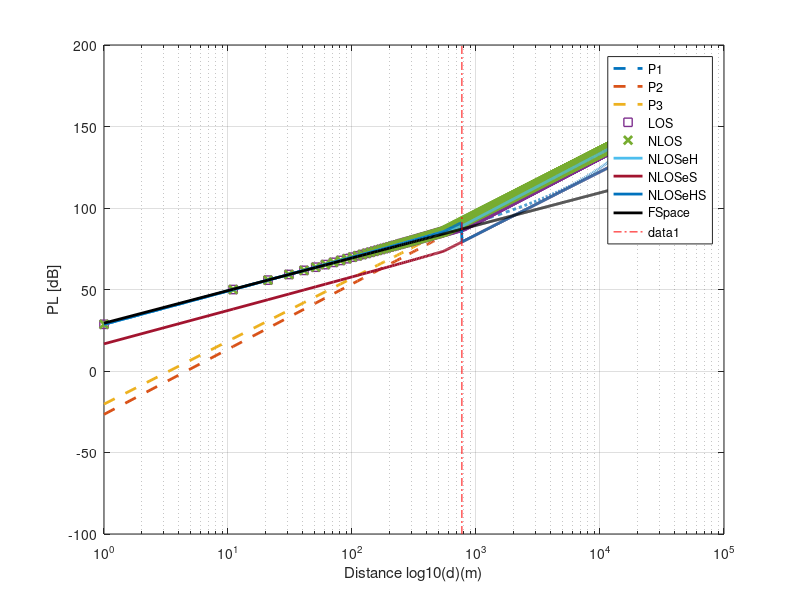
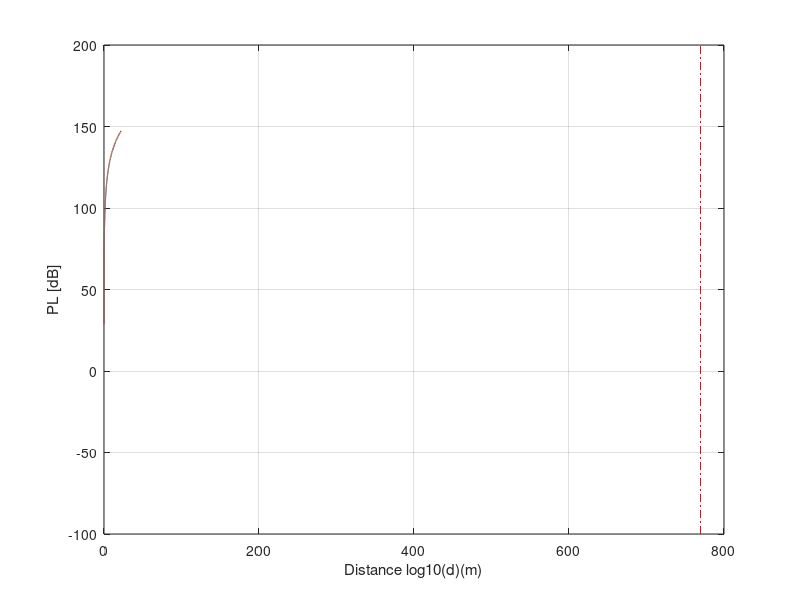

The MATLAB script that drew these images, in order:
drange=1:10:22000;
fGHz=0.700;
 
 
%%% Constants
rmaH=5; % Avg Building heights
hBS=35;
hUT=1.5; % UT height
C=3e8;
dBP=2*pi*hBS*hUT*fGHz*1e9/C;


C1 = min(0.03*(rmaH^ 1.72), 10);
C2 = min(0.044*(rmaH^ 1.72), 14.77);
C3 = 0.002 * log10(rmaH);
W=20;
%%% nlos constansts
C4=161.04-7.1*log10(W)+7.5*log10(rmaH);
C5=-(24.37-3.7*(rmaH/hBS)^2)*log10(hBS);
C6=(43.42-3.1*log10(hBS));
C7=20*log10(fGHz)-(3.2*log10(11.75*hUT))^2-4.97;

%%% Evalate P1
indx=1;
P1=[];
P2=[];
LOS=[];
NLOS=[];
NLOSeH=[];
NLOSeS=[];
NLOSeHS=[];
FS=[];

%Fixed pre-calculation of P1(dBP) for use in P2
d3D = sqrt (dBP^2 + (hBS-hUT)^2);
P1_dBP=20*log10(40*pi*d3D*fGHz/3)+C1*log10(d3D)-C2+C3*d3D;

for d=drange
    FS(indx)= 20*log10(d) + 20*log10(fGHz)+32.45;
    P1(indx)=20*log10(40*pi*d*fGHz/3)+C1*log10(d)-C2+C3*d;
    
    P2(indx)=P1_dBP+40*log10(d/dBP);
    
    P3(indx)=C4+C5+C6*(log10(d)-3)+C7;
    
    if d<dBP
        LOS(indx)=P1(indx);
    else
        LOS(indx)=P2(indx);
    end
    
    NLOS(indx)=max(LOS(indx),P3(indx));
    NLOSeH(indx)=max(LOS(indx),P3(indx)-12);
 NLOSeS(indx)=max(LOS(indx),P3(indx))-12;
   if d<dBP
       NLOSeHS(indx)=NLOS(indx);
   else
       NLOSeHS(indx)=NLOSeS(indx);
    end
 
    indx=indx+1;
end
bpline=[dBP,-100;dBP,200];

figure;
semilogx(drange ,P1,'LineStyle','--','LineWidth',2)  % d Normalized to 1km
hold all
semilogx(drange,P2,'LineStyle','--','LineWidth',2)  % d Normalized to 1km
semilogx(drange ,P3,'LineStyle','--','LineWidth',2)  % d Normalized to 1km

semilogx(drange ,LOS,'s','LineWidth',1)  % d Normalized to 1km
semilogx(drange ,NLOS,'x','LineWidth',2)  % d Normalized to 1km
semilogx(drange ,NLOSeH,'LineWidth',2)  % d Normalized to 1km
semilogx(drange ,NLOSeS,'LineWidth',2)  % d Normalized to 1km
semilogx(drange ,NLOSeHS,'LineWidth',2)  % d Normalized to 1km
semilogx(drange ,FS,'k','LineWidth',2);
grid on;


legend('P1','P2','P3','LOS','NLOS','NLOSeH','NLOSeS','NLOSeHS','FSpace');
h=line(bpline(:,1),bpline(:,2));
set(h,'Color',[1,0,0])
set(h,'LineStyle','-.');
ylabel('PL [dB]')
xlabel('Distance log10(d)(m)')



figure;

bpline=[dBP,-100;dBP,200];
plot(drange/1000 ,LOS)  % d Normalized to 1km
hold all
grid on
plot(drange/1000 ,NLOS)  % d Normalized to 1km
h=line(bpline(:,1),bpline(:,2));
set(h,'Color',[1,0,0])
set(h,'LineStyle','-.');
ylabel('PL [dB]')
xlabel('Distance log10(d)(m)')
